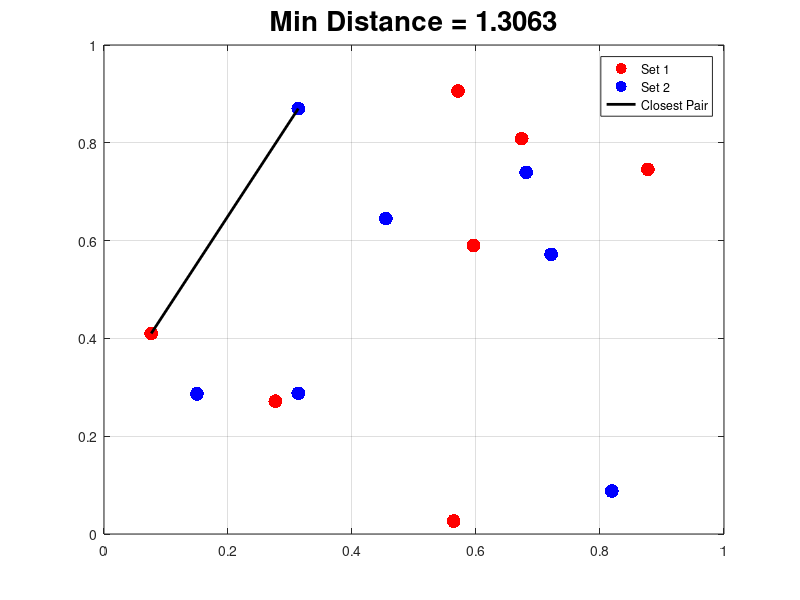

Reproduce this figure in MATLAB.

close all;
clc;

numPoints = 7;
xy1 = rand(numPoints, 20);
xy2 = rand(numPoints, 20);
distances = pdist2(xy1, xy2);
% Set 0's to inf since we don't want to find the min
% distance of a point to itself, which is 0.
distances(distances==0) = inf
% Find min distance
minDistance = min(distances(:));
% Find row and column where it occurs.
[row1, row2] = find(distances == minDistance);
% Plot all points
plot(xy1(:, 1), xy1(:, 2), 'r.', 'MarkerSize', 30); % Plot set 1.
hold on;
plot(xy2(:, 1), xy2(:, 2), 'b.', 'MarkerSize', 30); % Plot set 1.
% Plot the line
x1 = xy1(row1, 1);
y1 = xy1(row1, 2);
x2 = xy2(row2, 1);
y2 = xy2(row2, 2);
plot([x1, x2], [y1, y2], 'k-', 'LineWidth', 2);
grid on;
legend('Set 1', 'Set 2', 'Closest Pair');
caption = sprintf('Min Distance = %.4f', minDistance);
title(caption, 'fontSize', 20);